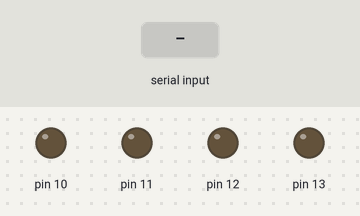
Recording of a sketch running on a simulated Arduino Uno, built with avr-gcc and run on an emulated ATmega328P. Parts: output pins drawn as LEDs (lit = HIGH). Inputs (shaded band) come from the test bench.

Above: at 1.2 s.
1.3 s: "r" received over Serial
At 2.4 s:
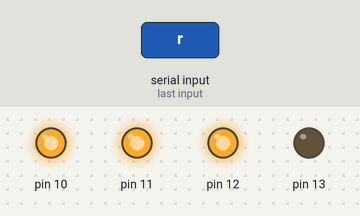
2.8 s: "g" received over Serial
At 3.6 s:
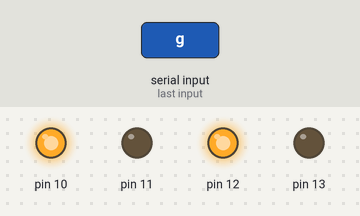
4.3 s: "b" received over Serial
At 4.8 s:
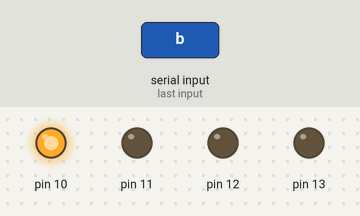
5.8 s: "r" received over Serial
At 6.1 s:
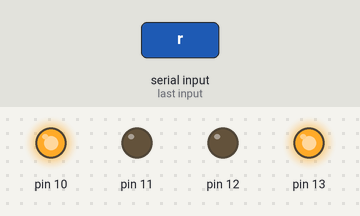
7.3 s: "y" received over Serial
At 8.1 s:
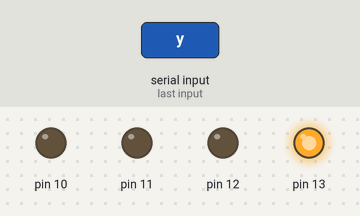
8.8 s: "g" received over Serial
At 9.4 s:
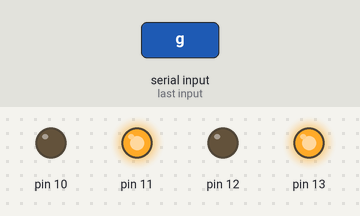
Timing chart, 0 to 11.3 s (numbered marks = the images above; inputs shaded):
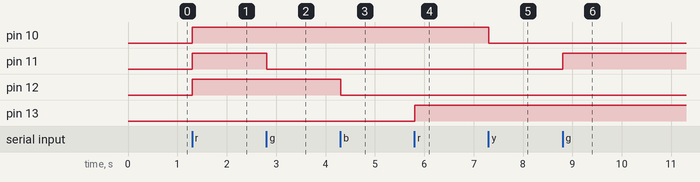

The sketch:

challenge_3.ino
```cpp
/*This is the 2*2 LED matrix program.
In this program we can individually control each LED.
To do so we have to type r (for red), g (for green),
b (for blue) and y (for yellow).(note that it is case sensitive)
By pressing each key into serial input we can turn on or
off the LED's*/


char inpt = 'a';

int R = 0;

int G = 0;

int B = 0;

int Y = 0;

void setup()
{
  Serial.begin(9600);

  pinMode(13, OUTPUT);
  pinMode(11, OUTPUT);
  pinMode(12, OUTPUT);
  pinMode(10, OUTPUT);
}

void loop()
{
  inpt='a';
if(Serial.available())
  {
  inpt = Serial.read();
  if (inpt == 'r') {
    R += 1;
  }
  if (inpt == 'g') {
    G += 1;
  }
  if (inpt == 'b') {
    B += 1;
  }
  if (inpt == 'y') {
    Y += 1;
  }
  if (R %2==0) {
    digitalWrite(13, HIGH);
  } else {
    digitalWrite(13, LOW);
  }
  if (G %2==0) {
    digitalWrite(11, HIGH);
  } else {
    digitalWrite(11, LOW);
  }
  if (B %2==0) {
    digitalWrite(12, HIGH);
  } else {
    digitalWrite(12, LOW);
  }
  if (Y %2==0) {
    digitalWrite(10, HIGH);
  } else {
    digitalWrite(10, LOW);
  }
}
  delay(10); // Delay a little bit to improve simulation performance
}
```

Measured:
- after the input at 1.3 s, pin 10–12: LOW → HIGH at once
- after the input at 2.8 s, pin 11: HIGH → LOW at once
- after the input at 4.3 s, pin 12: HIGH → LOW at once
- after the input at 5.8 s, pin 13: LOW → HIGH at once
- after the input at 7.3 s, pin 10: HIGH → LOW at once
- after the input at 8.8 s, pin 11: LOW → HIGH at once
